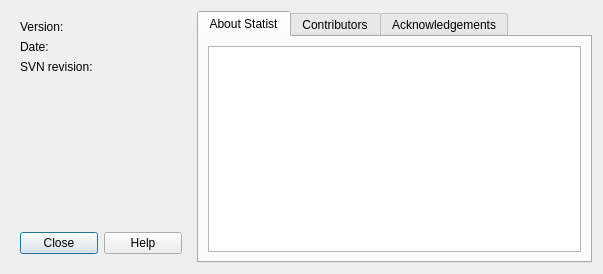
<ui version="4.0" >
 <class>dlgAbout</class>
 <widget class="QDialog" name="dlgAbout" >
  <property name="geometry" >
   <rect>
    <x>0</x>
    <y>0</y>
    <width>603</width>
    <height>274</height>
   </rect>
  </property>
  <property name="windowTitle" >
   <string>About Statist</string>
  </property>
  <layout class="QGridLayout" name="gridLayout" >
   <item row="0" column="0" >
    <widget class="QWidget" native="1" name="widget" >
     <property name="minimumSize" >
      <size>
       <width>0</width>
       <height>0</height>
      </size>
     </property>
     <property name="maximumSize" >
      <size>
       <width>180</width>
       <height>16777215</height>
      </size>
     </property>
     <layout class="QVBoxLayout" name="verticalLayout" >
      <item>
       <widget class="QLabel" name="lblVersion" >
        <property name="maximumSize" >
         <size>
          <width>16777215</width>
          <height>14</height>
         </size>
        </property>
        <property name="text" >
         <string>Version:</string>
        </property>
       </widget>
      </item>
      <item>
       <widget class="QLabel" name="lblDate" >
        <property name="maximumSize" >
         <size>
          <width>16777215</width>
          <height>14</height>
         </size>
        </property>
        <property name="text" >
         <string>Date:</string>
        </property>
       </widget>
      </item>
      <item>
       <widget class="QLabel" name="lblRevision" >
        <property name="maximumSize" >
         <size>
          <width>16777215</width>
          <height>14</height>
         </size>
        </property>
        <property name="text" >
         <string>SVN revision:</string>
        </property>
       </widget>
      </item>
      <item>
       <widget class="QLabel" name="lblLogo" >
        <property name="text" >
         <string/>
        </property>
        <property name="alignment" >
         <set>Qt::AlignCenter</set>
        </property>
       </widget>
      </item>
      <item>
       <widget class="QDialogButtonBox" name="buttonBox" >
        <property name="maximumSize" >
         <size>
          <width>200</width>
          <height>16777215</height>
         </size>
        </property>
        <property name="orientation" >
         <enum>Qt::Horizontal</enum>
        </property>
        <property name="standardButtons" >
         <set>QDialogButtonBox::Close|QDialogButtonBox::Help</set>
        </property>
        <property name="centerButtons" >
         <bool>true</bool>
        </property>
       </widget>
      </item>
     </layout>
    </widget>
   </item>
   <item row="0" column="1" >
    <widget class="QTabWidget" name="tabWidget" >
     <property name="currentIndex" >
      <number>0</number>
     </property>
     <widget class="QWidget" name="tab" >
      <attribute name="title" >
       <string>About Statist</string>
      </attribute>
      <layout class="QGridLayout" name="gridLayout_2" >
       <item row="0" column="0" >
        <widget class="QTextEdit" name="memAbout" >
         <property name="undoRedoEnabled" >
          <bool>false</bool>
         </property>
         <property name="readOnly" >
          <bool>true</bool>
         </property>
         <property name="textInteractionFlags" >
          <set>Qt::LinksAccessibleByMouse|Qt::TextSelectableByMouse</set>
         </property>
        </widget>
       </item>
      </layout>
     </widget>
     <widget class="QWidget" name="tab_3" >
      <attribute name="title" >
       <string>Contributors</string>
      </attribute>
      <layout class="QGridLayout" name="gridLayout_3" >
       <item row="0" column="0" >
        <widget class="QTextEdit" name="memContrib" >
         <property name="undoRedoEnabled" >
          <bool>false</bool>
         </property>
         <property name="readOnly" >
          <bool>true</bool>
         </property>
         <property name="textInteractionFlags" >
          <set>Qt::LinksAccessibleByMouse|Qt::TextSelectableByMouse</set>
         </property>
        </widget>
       </item>
      </layout>
     </widget>
     <widget class="QWidget" name="tab_2" >
      <attribute name="title" >
       <string>Acknowledgements</string>
      </attribute>
      <layout class="QGridLayout" name="gridLayout_4" >
       <item row="0" column="0" >
        <widget class="QTextEdit" name="memAcknowl" >
         <property name="undoRedoEnabled" >
          <bool>false</bool>
         </property>
         <property name="readOnly" >
          <bool>true</bool>
         </property>
         <property name="textInteractionFlags" >
          <set>Qt::LinksAccessibleByMouse|Qt::TextSelectableByMouse</set>
         </property>
        </widget>
       </item>
      </layout>
     </widget>
    </widget>
   </item>
  </layout>
 </widget>
 <resources/>
 <connections>
  <connection>
   <sender>buttonBox</sender>
   <signal>accepted()</signal>
   <receiver>dlgAbout</receiver>
   <slot>accept()</slot>
   <hints>
    <hint type="sourcelabel" >
     <x>248</x>
     <y>254</y>
    </hint>
    <hint type="destinationlabel" >
     <x>157</x>
     <y>274</y>
    </hint>
   </hints>
  </connection>
  <connection>
   <sender>buttonBox</sender>
   <signal>rejected()</signal>
   <receiver>dlgAbout</receiver>
   <slot>reject()</slot>
   <hints>
    <hint type="sourcelabel" >
     <x>316</x>
     <y>260</y>
    </hint>
    <hint type="destinationlabel" >
     <x>286</x>
     <y>274</y>
    </hint>
   </hints>
  </connection>
 </connections>
</ui>
